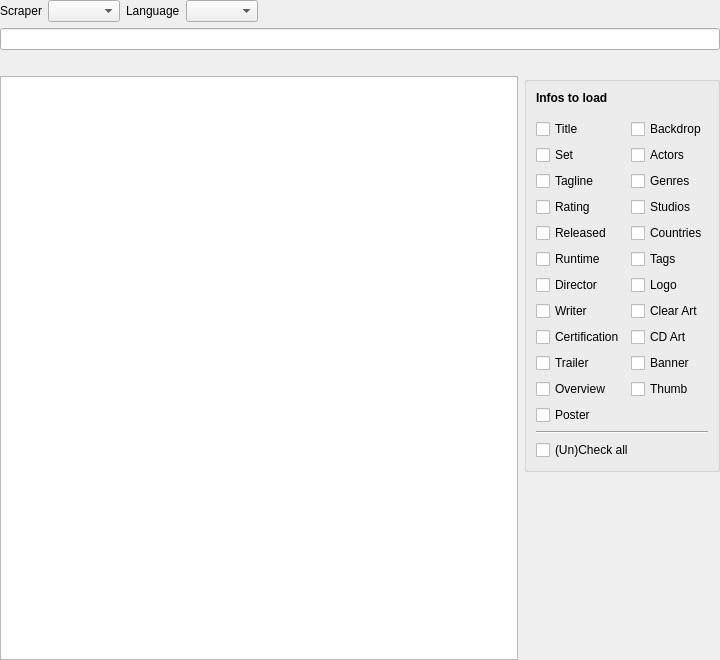
<?xml version="1.0" encoding="UTF-8"?>
<ui version="4.0">
 <class>MovieSearchWidget</class>
 <widget class="QWidget" name="MovieSearchWidget">
  <property name="geometry">
   <rect>
    <x>0</x>
    <y>0</y>
    <width>720</width>
    <height>660</height>
   </rect>
  </property>
  <layout class="QVBoxLayout" name="verticalLayout">
   <property name="leftMargin">
    <number>0</number>
   </property>
   <property name="topMargin">
    <number>0</number>
   </property>
   <property name="rightMargin">
    <number>0</number>
   </property>
   <property name="bottomMargin">
    <number>0</number>
   </property>
   <item>
    <layout class="QHBoxLayout" name="horizontalLayout_2">
     <item>
      <widget class="QLabel" name="label">
       <property name="text">
        <string>Scraper</string>
       </property>
      </widget>
     </item>
     <item>
      <widget class="QComboBox" name="comboScraper"/>
     </item>
     <item>
      <widget class="QLabel" name="lblLanguage">
       <property name="text">
        <string>Language</string>
       </property>
      </widget>
     </item>
     <item>
      <widget class="QComboBox" name="comboLanguage">
       <property name="sizeAdjustPolicy">
        <enum>QComboBox::AdjustToContents</enum>
       </property>
      </widget>
     </item>
     <item>
      <spacer name="horizontalSpacer_2">
       <property name="orientation">
        <enum>Qt::Horizontal</enum>
       </property>
       <property name="sizeHint" stdset="0">
        <size>
         <width>40</width>
         <height>20</height>
        </size>
       </property>
      </spacer>
     </item>
    </layout>
   </item>
   <item>
    <widget class="MyLineEdit" name="searchString">
     <property name="toolTip">
      <string>When using IMDb you can also use the IMDb id as search query.
If you want to search by an TMDb id please prefix it with &quot;id&quot;.</string>
     </property>
    </widget>
   </item>
   <item>
    <layout class="QHBoxLayout" name="horizontalLayout_4">
     <item>
      <widget class="QLabel" name="lblSuccessMessage">
       <property name="text">
        <string/>
       </property>
      </widget>
     </item>
     <item>
      <widget class="QLabel" name="lblErrorMessage">
       <property name="text">
        <string notr="true"/>
       </property>
       <property name="textFormat">
        <enum>Qt::PlainText</enum>
       </property>
      </widget>
     </item>
    </layout>
   </item>
   <item>
    <layout class="QHBoxLayout" name="horizontalLayout_3" stretch="0,0">
     <item>
      <widget class="QTableWidget" name="results">
       <property name="editTriggers">
        <set>QAbstractItemView::NoEditTriggers</set>
       </property>
       <property name="alternatingRowColors">
        <bool>true</bool>
       </property>
       <property name="selectionMode">
        <enum>QAbstractItemView::SingleSelection</enum>
       </property>
       <property name="selectionBehavior">
        <enum>QAbstractItemView::SelectRows</enum>
       </property>
       <property name="showGrid">
        <bool>false</bool>
       </property>
       <attribute name="horizontalHeaderVisible">
        <bool>false</bool>
       </attribute>
       <attribute name="horizontalHeaderStretchLastSection">
        <bool>true</bool>
       </attribute>
       <attribute name="verticalHeaderVisible">
        <bool>false</bool>
       </attribute>
       <column>
        <property name="text">
         <string>Result</string>
        </property>
       </column>
      </widget>
     </item>
     <item>
      <layout class="QVBoxLayout" name="verticalLayout_2">
       <item>
        <widget class="QGroupBox" name="groupBox">
         <property name="title">
          <string/>
         </property>
         <layout class="QVBoxLayout" name="verticalLayout_4">
          <item>
           <widget class="QLabel" name="label_2">
            <property name="font">
             <font>
              <weight>75</weight>
              <bold>true</bold>
             </font>
            </property>
            <property name="text">
             <string>Infos to load</string>
            </property>
           </widget>
          </item>
          <item>
           <spacer name="verticalSpacer_2">
            <property name="orientation">
             <enum>Qt::Vertical</enum>
            </property>
            <property name="sizeType">
             <enum>QSizePolicy::Fixed</enum>
            </property>
            <property name="sizeHint" stdset="0">
             <size>
              <width>20</width>
              <height>8</height>
             </size>
            </property>
           </spacer>
          </item>
          <item>
           <layout class="QHBoxLayout" name="verticalLayout_41">
            <item>
             <layout class="QVBoxLayout" name="verticalLayout_42">
              <item>
               <widget class="MyCheckBox" name="chkTitle">
                <property name="text">
                 <string>Title</string>
                </property>
               </widget>
              </item>
              <item>
               <widget class="MyCheckBox" name="chkSet">
                <property name="text">
                 <string>Set</string>
                </property>
               </widget>
              </item>
              <item>
               <widget class="MyCheckBox" name="chkTagline">
                <property name="text">
                 <string>Tagline</string>
                </property>
               </widget>
              </item>
              <item>
               <widget class="MyCheckBox" name="chkRating">
                <property name="text">
                 <string>Rating</string>
                </property>
               </widget>
              </item>
              <item>
               <widget class="MyCheckBox" name="chkReleased">
                <property name="text">
                 <string>Released</string>
                </property>
               </widget>
              </item>
              <item>
               <widget class="MyCheckBox" name="chkRuntime">
                <property name="text">
                 <string>Runtime</string>
                </property>
               </widget>
              </item>
              <item>
               <widget class="MyCheckBox" name="chkDirector">
                <property name="text">
                 <string>Director</string>
                </property>
               </widget>
              </item>
              <item>
               <widget class="MyCheckBox" name="chkWriter">
                <property name="text">
                 <string>Writer</string>
                </property>
               </widget>
              </item>
              <item>
               <widget class="MyCheckBox" name="chkCertification">
                <property name="text">
                 <string>Certification</string>
                </property>
               </widget>
              </item>
              <item>
               <widget class="MyCheckBox" name="chkTrailer">
                <property name="text">
                 <string>Trailer</string>
                </property>
               </widget>
              </item>
              <item>
               <widget class="MyCheckBox" name="chkOverview">
                <property name="text">
                 <string>Overview</string>
                </property>
               </widget>
              </item>
              <item>
               <widget class="MyCheckBox" name="chkPoster">
                <property name="text">
                 <string>Poster</string>
                </property>
               </widget>
              </item>
              <item>
               <spacer name="verticalSpacer_31">
                <property name="orientation">
                 <enum>Qt::Vertical</enum>
                </property>
                <property name="sizeHint" stdset="0">
                 <size>
                  <width>20</width>
                  <height>0</height>
                 </size>
                </property>
               </spacer>
              </item>
             </layout>
            </item>
            <item>
             <layout class="QVBoxLayout" name="verticalLayout_43">
              <item>
               <widget class="MyCheckBox" name="chkBackdrop">
                <property name="text">
                 <string>Backdrop</string>
                </property>
               </widget>
              </item>
              <item>
               <widget class="MyCheckBox" name="chkActors">
                <property name="text">
                 <string>Actors</string>
                </property>
               </widget>
              </item>
              <item>
               <widget class="MyCheckBox" name="chkGenres">
                <property name="text">
                 <string>Genres</string>
                </property>
               </widget>
              </item>
              <item>
               <widget class="MyCheckBox" name="chkStudios">
                <property name="text">
                 <string>Studios</string>
                </property>
               </widget>
              </item>
              <item>
               <widget class="MyCheckBox" name="chkCountries">
                <property name="text">
                 <string>Countries</string>
                </property>
               </widget>
              </item>
              <item>
               <widget class="MyCheckBox" name="chkTags">
                <property name="text">
                 <string>Tags</string>
                </property>
               </widget>
              </item>
              <item>
               <widget class="MyCheckBox" name="chkLogo">
                <property name="text">
                 <string>Logo</string>
                </property>
               </widget>
              </item>
              <item>
               <widget class="MyCheckBox" name="chkClearArt">
                <property name="text">
                 <string>Clear Art</string>
                </property>
               </widget>
              </item>
              <item>
               <widget class="MyCheckBox" name="chkCdArt">
                <property name="text">
                 <string>CD Art</string>
                </property>
               </widget>
              </item>
              <item>
               <widget class="MyCheckBox" name="chkBanner">
                <property name="text">
                 <string>Banner</string>
                </property>
               </widget>
              </item>
              <item>
               <widget class="MyCheckBox" name="chkThumb">
                <property name="text">
                 <string>Thumb</string>
                </property>
               </widget>
              </item>
              <item>
               <spacer name="verticalSpacer_32">
                <property name="orientation">
                 <enum>Qt::Vertical</enum>
                </property>
                <property name="sizeHint" stdset="0">
                 <size>
                  <width>20</width>
                  <height>0</height>
                 </size>
                </property>
               </spacer>
              </item>
             </layout>
            </item>
           </layout>
          </item>
          <item>
           <widget class="Line" name="line">
            <property name="orientation">
             <enum>Qt::Horizontal</enum>
            </property>
           </widget>
          </item>
          <item>
           <widget class="QCheckBox" name="chkUnCheckAll">
            <property name="text">
             <string>(Un)Check all</string>
            </property>
           </widget>
          </item>
         </layout>
        </widget>
       </item>
       <item>
        <spacer name="verticalSpacer">
         <property name="orientation">
          <enum>Qt::Vertical</enum>
         </property>
         <property name="sizeHint" stdset="0">
          <size>
           <width>20</width>
           <height>40</height>
          </size>
         </property>
        </spacer>
       </item>
      </layout>
     </item>
    </layout>
   </item>
  </layout>
 </widget>
 <customwidgets>
  <customwidget>
   <class>MyCheckBox</class>
   <extends>QCheckBox</extends>
   <header location="global">ui/small_widgets/MyCheckBox.h</header>
  </customwidget>
  <customwidget>
   <class>MyLineEdit</class>
   <extends>QLineEdit</extends>
   <header>ui/small_widgets/MyLineEdit.h</header>
  </customwidget>
 </customwidgets>
 <resources/>
 <connections/>
</ui>
